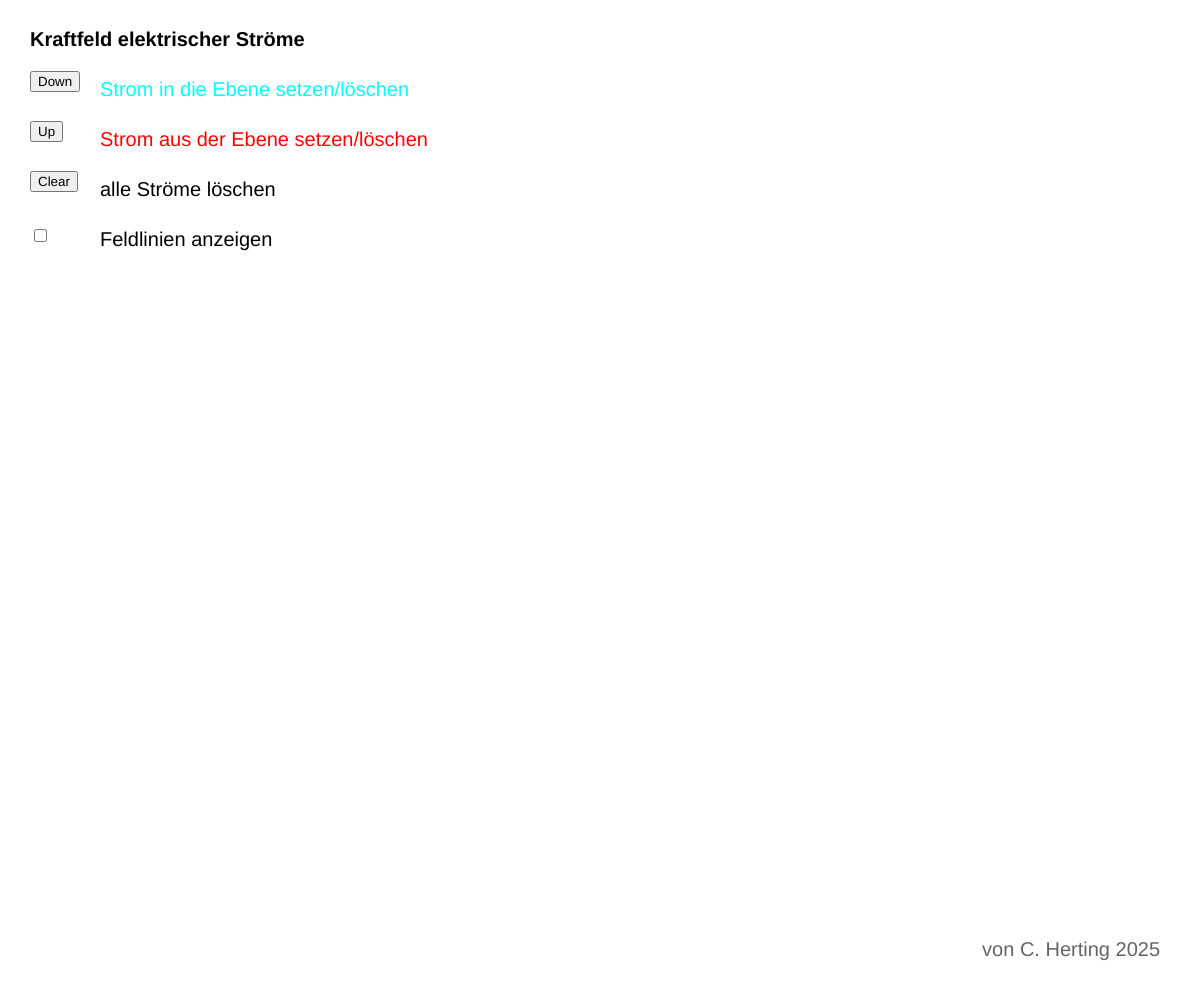
Frame 1 (no input)
Frame 60 (no input): identical to frame 1, image omitted
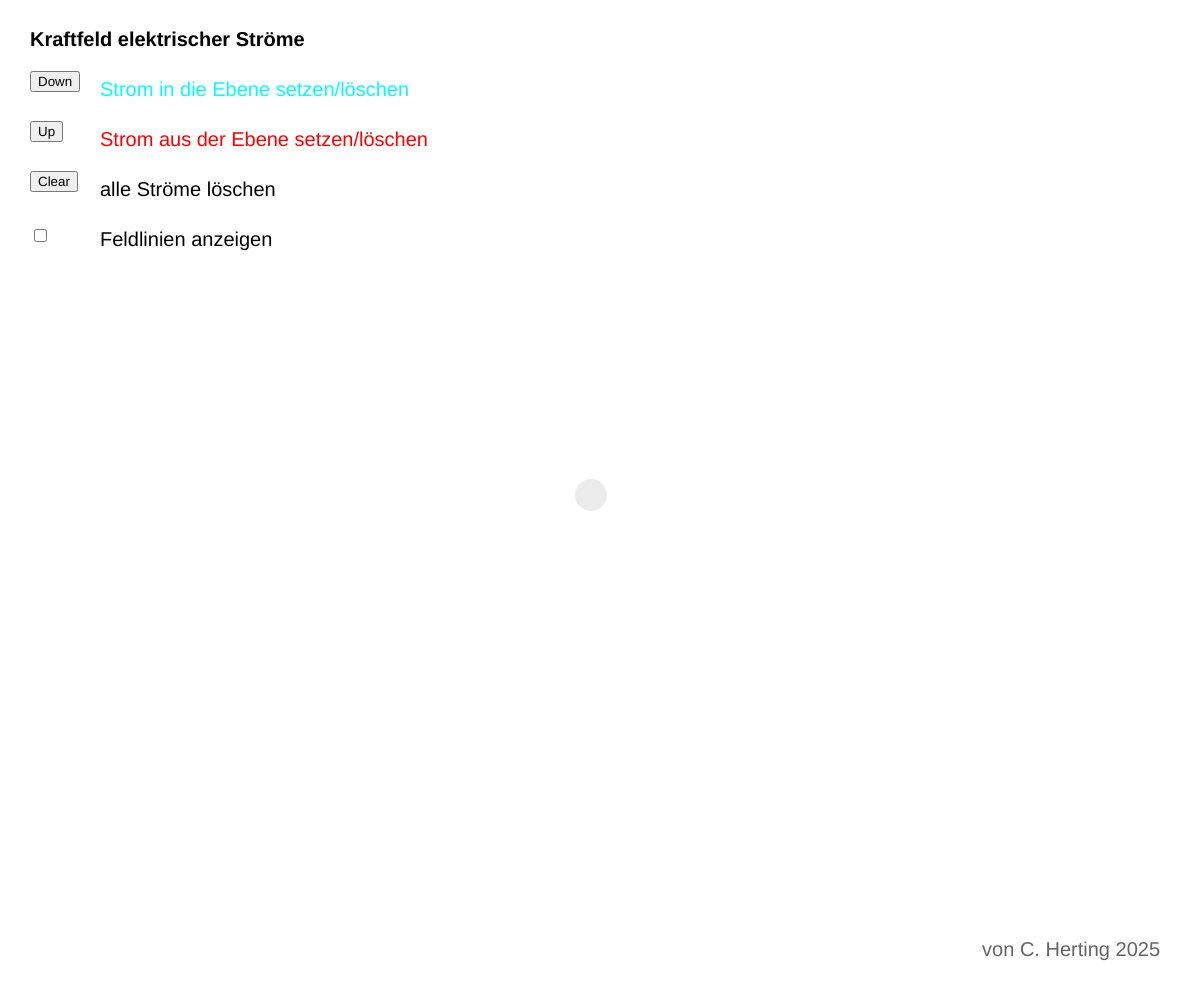
Frame 120 (the mouse pressed at the canvas centre since frame 60)

The p5.js sketch that drew these frames (run headless with seeded random() and noise() and a simulated clock; from frame 60 on, the mouse is pressed at the canvas centre):

// p5.js sketch
// ── sketch.js
let sys; // system holding charges / currents
let mode = '+'; // input mode

let mouseStartX = 0;
let mouseStartY = 0;
let mouseStartTime = 0;

let toggle;
let canvas;

function setup()
{
  canvas = createCanvas(windowWidth, windowHeight);
  canvas.elt.addEventListener('touchmove', e => e.preventDefault(), { passive: false });
  
  sys = new System();
  
  textAlign(CENTER, CENTER);
  textSize(40);
  fill(0);
  noStroke();

  let plusBtn = createButton('Down');
  plusBtn.position(30, 71);
  plusBtn.addClass('button');
  plusBtn.mousePressed(() => mode = '+');

  let minusBtn = createButton('Up');
  minusBtn.position(30, 121);
  minusBtn.addClass('button');
  minusBtn.mousePressed(() => mode = '-');
    
  let clearBtn = createButton('Clear');
  clearBtn.position(30, 171);
  clearBtn.addClass('button');
  clearBtn.mousePressed(() => sys.items = []);

  toggle = createCheckbox('', false);
  toggle.position(30, 226);
  toggle.addClass('toggle');
}

function windowResized()
{
  let attempts = 5; // resize accross 5 frames to allow for the browser changing it's UI
  let lastW = -1; let lastH = -1; // resize only if dimensions change
  function fixSize()
  {
    const w = windowWidth; const h = windowHeight;
    if (w !== lastW || h !== lastH) { resizeCanvas(w, h); lastW = w; lastH = h; }
    if (--attempts > 0) requestAnimationFrame(fixSize);
  }
  requestAnimationFrame(fixSize); // start resizing in next animation frame
}

function draw()
{
  background(255);

  textSize(20);
  textAlign(LEFT, TOP);
  noStroke();

  fill(0); textStyle(BOLD); text("Kraftfeld elektrischer Ströme", 30, 30); textStyle(NORMAL);
  fill(0,255,255); text("Strom in die Ebene setzen/löschen", 100, 80);
  fill(255,0,0); text("Strom aus der Ebene setzen/löschen", 100, 130);
  fill(0);
  text("alle Ströme löschen", 100, 180);
  text("Feldlinien anzeigen", 100, 230);
  textAlign(RIGHT, BOTTOM);
  fill(100); 
  text("von C. Herting 2025", width-40, height-40); 

  if (mouseX > 126 || mouseY > 286)
  {
    noStroke(); fill(0,20); ellipse((mouseX & 0xffe0)+15, (mouseY & 0xffe0)+15, 32);
  }

  if (toggle.checked()) sys.showall();
  sys.render();
}

function mousePressed(ev)
{
  if (ev && ev.target !== canvas.elt) return;
  mouseStartX = mouseX;
  mouseStartY = mouseY;
  mouseStartTime = millis();
}

function mouseReleased(ev)
{
  if (ev && ev.target !== canvas.elt) return;
  let d = dist(mouseX, mouseY, mouseStartX, mouseStartY);
  let t = millis() - mouseStartTime;
  if ((mouseStartX > 126 || mouseStartY > 286) && d < 50 && t < 200)
  {
    if (mode == '+') sys.add((mouseX & 0xffe0)+15, (mouseY & 0xffe0)+15, 1);
    else sys.add((mouseX & 0xffe0)+15, (mouseY & 0xffe0)+15, -1);
  }
}

class System
{
  constructor()
  {
    this.items = [];
  }
  
  render()
  {
    noStroke();
    
    let fx=0; // Gesamtpfeil zur skalierten Darstellung
    let fy=0;
    let fak = 10000 / (sqrt(this.items.length));
    
    for(let i=this.items.length-1; i>=0; i--)
    {
      this.items[i].render();			
      
      let dx = mouseX-this.items[i].x;
      let dy = mouseY-this.items[i].y;
      let dst = (dx*dx + dy*dy);
      if(dst != 0)
      {
        let fx0 = this.items[i].q * dy / dst;
        let fy0 = - this.items[i].q * dx / dst;
        
        if (fx0!=0 || fy0!=0)
        {
          if (this.items[i].q > 0) stroke(0,255,255); else stroke(255,0,0);
          strokeWeight(2);
          arrow(mouseX, mouseY, mouseX + fak*fx0, mouseY + fak*fy0);
        }
      
        fx += fx0;
        fy += fy0;
      }
    }
        
    if (fx!=0 || fy!=0)
    {
      fill(0); noStroke();
      textAlign(LEFT, BOTTOM);
      textSize(10);
      text("Pfeillänge " + int(10000 * sqrt(fx*fx + fy*fy)), 40, height-40); 
      
      stroke(0,0,255); strokeWeight(4);
      arrow(mouseX, mouseY, mouseX + fak*fx, mouseY + fak*fy);
    }
  }
  
  showall()
  {
    if (this.items.length > 0)
    {
      stroke(200);

      for(let y=15; y<height; y+=32)
      {
        for(let x=15; x<width; x+=32)
        {
          let fx=0;
          let fy=0;
          
          for(let i=this.items.length-1; i>=0; i--)
          {
            let dx = x - this.items[i].x;
            let dy = y - this.items[i].y;
            let dst = (dx*dx + dy*dy);
            if(dst != 0)
            {
              fx += this.items[i].q * dy / dst;
              fy -= this.items[i].q * dx / dst;
            }
          }
          
          let l = sqrt(fx*fx + fy*fy);
          if (l != 0)
          {
            strokeWeight(400*l/sqrt(this.items.length));
            line(x-8*fx/l, y-8*fy/l, x+8*fx/l, y+8*fy/l);
          }
        }
      }
    }
  }
  
  add(x, y, q)
  {
    let exists = false;

    for(let i=this.items.length-1; i>=0; i--)
    {
      if(x == this.items[i].x && y == this.items[i].y)
      {
        exists = true;
        if (this.items[i].q == q ) this.items.splice(i,1);
        else this.items[i].q = q;
      }
    }
    
    if (exists == false) this.items.push(new Item(x, y, q));
  }
}

class Item
{
  constructor(x, y, q)
  {
    this.x = x;
    this.y = y;
    this.q = q;
  }

  render()
  {
    noStroke();
    if (this.q > 0) fill(0,255,255,127); else fill(255,0,0,127);
    ellipse(this.x, this.y, 32);

    fill(0);
    if (this.q > 0)
    {
      stroke(0);
      strokeWeight(2);
      line(this.x-10, this.y-10, this.x+10, this.y+10);
      line(this.x-10, this.y+10, this.x+10, this.y-10);
    }
    else ellipse(this.x, this.y, 5);
  }
}		

function arrow(sx, sy, zx, zy)
{
  let vx = zx - sx;
  let vy = zy - sy;
  let px = -vy;
  let py = vx;
  line(sx, sy, sx+0.75*vx, sy+0.75*vy);
  line(sx+0.75*vx-0.0625*px, sy+0.75*vy-0.0625*py, sx+0.75*vx+0.0625*px, sy+0.75*vy+0.0625*py);
  line(sx+0.75*vx+0.0625*px, sy+0.75*vy+0.0625*py,zx,zy);
  line(sx+0.75*vx-0.0625*px, sy+0.75*vy-0.0625*py,zx,zy);
}

// ── style.css
html, body
{
  margin: 0;
  padding: 0;
  height: 100%;
  background: #000;
}

body
{
  overflow: hidden;
}

canvas
{
  display: block;
  touch-action: none;
}

.button
{
  border-radius: 20px;
  border: none;
  background: #d9d9d9;
  color: #000;
  font-size: 16px;
  padding: 10px 10px;
}

.toggle
{
  position: relative;
  display: inline-block;
  width: 50px;
  height: 28px;
}

.toggle input
{
  appearance: none;
  -webkit-appearance: none;
  width: 100%;
  height: 100%;
  margin: 0;
  background: #ccc;
  border-radius: 20px;
  cursor: pointer;
  position: relative;
}

.toggle input::before
{
  content: '';
  position: absolute;
  width: 22px;
  height: 22px;
  background: white;
  border-radius: 50%;
  top: 3px;
  left: 3px;
  transition: 0.2s;
}

.toggle input:checked
{
  background: #4caf50;
}

.toggle input:checked::before
{
  transform: translateX(22px);
}

.slider
{
  -webkit-appearance: none;
  appearance: none;
  width: 400px;
  height: 10px;
  border-radius: 5px;
  background: #ddd;
  outline: none;
  margin: 0;
  padding: 0;
}

.slider::-webkit-slider-thumb
{
  -webkit-appearance: none;
  appearance: none;
  width: 20px;
  height: 20px;
  border-radius: 50%;
  background: #4caf50;
  cursor: pointer;
  border: none;
  box-shadow: 0 0 4px rgba(0,0,0,0.3);
}

.slider::-moz-range-thumb
{
  width: 20px;
  height: 20px;
  border-radius: 50%;
  background: #4caf50;
  cursor: pointer;
  border: none;
  box-shadow: 0 0 4px rgba(0,0,0,0.3);
}
